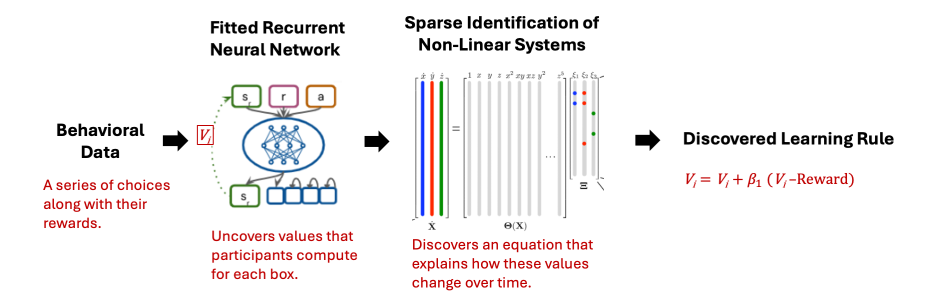
#> input picture examples/closed-loop-bandit-task/img/rnn_theorist.png, 1858 x 595 px (shown at 1/2 size)
$ python -i fit_prior.py   (imports and definitions only)
#> lines starting #> are read from the running program, lines starting #| are printed output that depends on the picture
### bms/src/autora/theorist/bms/prior.py
import numpy as np


def __get_prior(prior_name):
    prior_dict = {
        "GuimeraTest2020": {
            "Nopi_/": 0,
            "Nopi_cosh": 0,
            "Nopi_-": 0,
            "Nopi_sin": 0,
            "Nopi_tan": 0,
            "Nopi_tanh": 0,
            "Nopi_**": 0,
            "Nopi_pow2": 0,
            "Nopi_pow3": 0,
            "Nopi_exp": 0,
            "Nopi_log": 0,
            "Nopi_sqrt": 0,
            "Nopi_cos": 0,
            "Nopi_sinh": 0,
            "Nopi_abs": 0,
            "Nopi_+": 0,
            "Nopi_*": 0,
            "Nopi_fac": 0,
            "Nopi_sig": 0,
            "Nopi_relu": 0,
        },
        "Guimera2020": {
            "Nopi_/": 5.912205942815285,
            "Nopi_cosh": 8.12720511103694,
            "Nopi_-": 3.350846072163632,
            "Nopi_sin": 5.965917796154835,
            "Nopi_tan": 8.127427922862411,
            "Nopi_tanh": 7.799259068142255,
            "Nopi_**": 6.4734429542245495,
            "Nopi_pow2": 3.3017352779079734,
            "Nopi_pow3": 5.9907496760026175,
            "Nopi_exp": 4.768665265735502,
            "Nopi_log": 4.745957377206544,
            "Nopi_sqrt": 4.760686909134266,
            "Nopi_cos": 5.452564657261127,
            "Nopi_sinh": 7.955723540761046,
            "Nopi_abs": 6.333544134938385,
            "Nopi_+": 5.808163661224514,
            "Nopi_*": 5.002213595420244,
            "Nopi_fac": 10.0,
            "Nopi_sig": 10.0,  # arbitrarily set for now
            "Nopi_relu": 10.0,  # arbitrarily set for now
        },
    }
    assert prior_dict[prior_name] is not None, "prior key not recognized"
    return prior_dict[prior_name]


def __get_ops():
    ops = {
        "sin": 1,
        "cos": 1,
        "tan": 1,
        "exp": 1,
        "log": 1,
        "sinh": 1,
        "cosh": 1,
        "tanh": 1,
        "pow2": 1,
        "pow3": 1,
        "abs": 1,
        "sqrt": 1,
        "fac": 1,
        "-": 1,
        "+": 2,
        "*": 2,
        "/": 2,
        "**": 2,
        "sig": 1,
        "relu": 1,
    }
    return ops


def get_priors(prior="Guimera2020"):
    priors = __get_prior(prior)
    all_ops = __get_ops()
    ops = {k: v for k, v in all_ops.items() if "Nopi_" + k in priors}
    return priors, ops


def relu(x):
    return np.maximum(x, 0)

### bms/src/autora/theorist/bms/fit_prior.py
from datetime import datetime
from optparse import OptionParser
from random import choice, random

from .mcmc import Tree
from .prior import get_priors


# -----------------------------------------------------------------------------
# [66 lines left out: function parse_options, not called in this run]


# -----------------------------------------------------------------------------
def read_target_values(source, quadratic=False):
    """Read the target proportions for each type of operation."""
    # Number of formulas
    infn1 = "./data/%s.wiki.parsed__num_operations.dat" % source
    with open(infn1) as inf1:
        lines = inf1.readlines()
        nform = sum([int(line.strip().split()[1]) for line in lines])
    # Fraction of each of the operations
    infn2 = "./data/%s.wiki.parsed__operation_type.dat" % source
    with open(infn2) as inf2:
        lines = inf2.readlines()
        target = dict(
            [
                (
                    "Nopi_%s" % line.strip().split()[0],
                    float(line.strip().split()[1]) / nform,
                )
                for line in lines
            ]
        )
    # Fraction of each of the operations squared
    if quadratic:
        infn3 = "./data/%s.wiki.parsed__operation_type_sq.dat" % (source)
        with open(infn3) as inf3:
            lines = inf3.readlines()
            target2 = dict(
                [
                    (
                        "Nopi2_%s" % line.strip().split()[0],
                        float(line.strip().split()[1]) / nform,
                    )
                    for line in lines
                ]
            )
        for k, v in list(target2.items()):
            target[k] = v
    # Done
    return target, nform


# -----------------------------------------------------------------------------
# [48 lines left out: functions update_ppar, read_prior_par, not called in this run]


# -----------------------------------------------------------------------------
# -----------------------------------------------------------------------------
# [107 lines not run here, left out]

>>> import cv2
>>> picture = cv2.imread('../../../../../examples/closed-loop-bandit-task/img/rnn_theorist.png', cv2.IMREAD_GRAYSCALE)
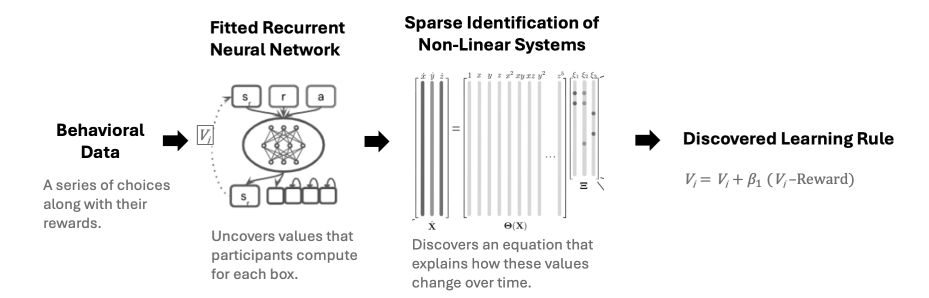
#> picture: shape (595, 1858) (shown at 1/2 size); min 0, max 255, mean 243.2
>>> result = read_target_values(picture)
#> (the run stopped early here; a loop or call above may not have finished)

$ run again, on examples/closed-loop-bandit-task/img/stimulus.png
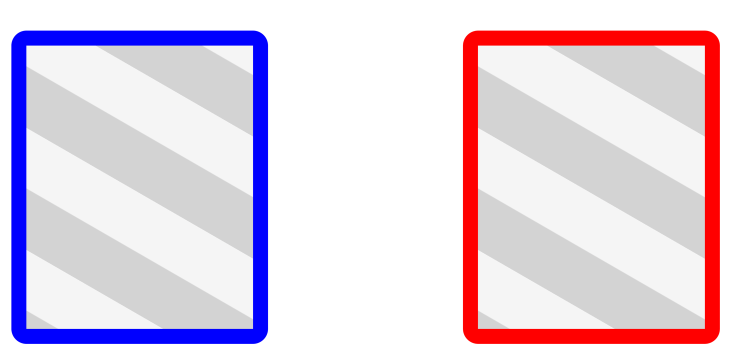
#> input picture examples/closed-loop-bandit-task/img/stimulus.png, 1469 x 725 px (shown at 1/2 size)
#> `picture = cv2.imread('../../../../../examples/closed-loop-bandit-task/..`:
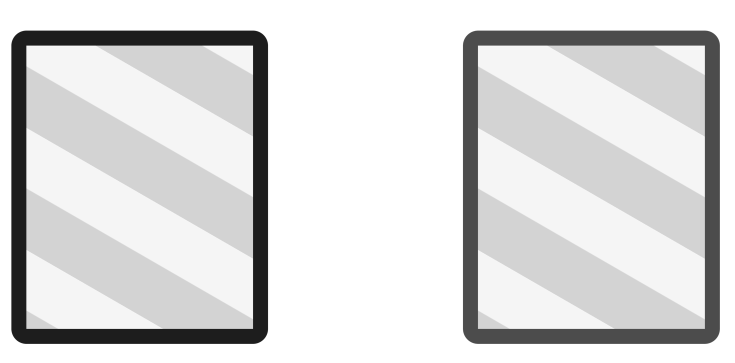
#> picture: shape (725, 1469) (shown at 1/2 size); min 29, max 255, mean 217.6
